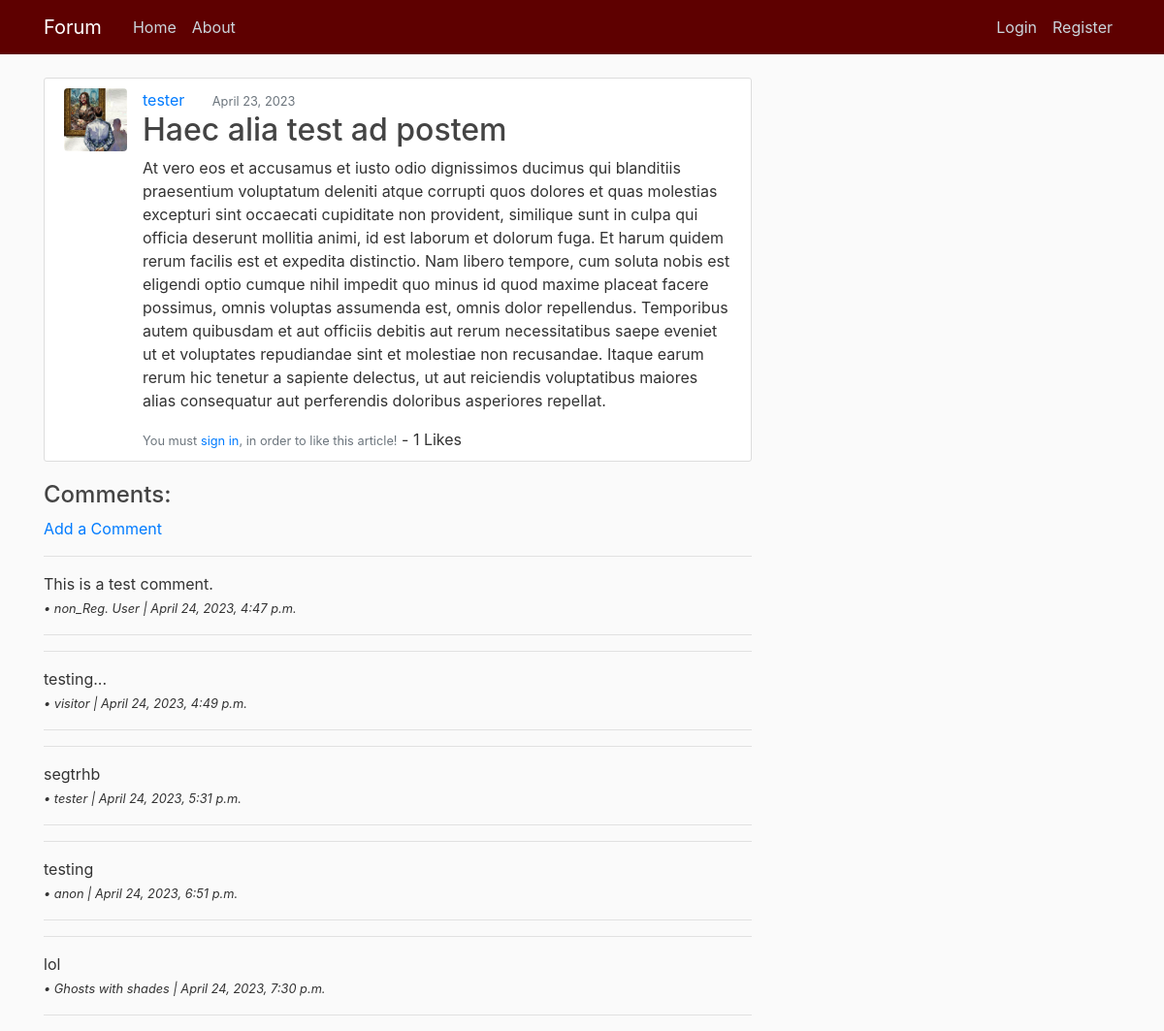
Page /post/40/ on the committed database.
### blog/models.py (models this page shows, shortened)
class Post(models.Model):
    title = models.CharField(max_length=150)                    # Title field for 150 characters
    content = models.TextField()                                # Text field
    date_posted = models.DateTimeField(default=timezone.now)    # Time Stamp for the defaults Time Zone
    author = models.ForeignKey(User, on_delete=models.CASCADE)  # User if User gets delete, so are its Posts
    likes = models.ManyToManyField(User, related_name='posts')
    def total_likes(self):
        return self.likes.count()

class Comment(models.Model):
    post = models.ForeignKey(Post, related_name="comments", on_delete=models.CASCADE)
    body = models.TextField()
    date_commented = models.DateTimeField(auto_now_add=True)
    name = models.CharField(max_length=50)

### users/models.py (models this page shows, shortened)
class Profile(models.Model):
    user = models.OneToOneField(User, on_delete=models.CASCADE)
    image = models.ImageField(default='default.png', upload_to='profile_img')

### blog/views.py (the view)
# urls.py: path('post/<int:pk>/', PostDetailView.as_view(), name='post-detail'),
class PostDetailView(DetailView):
    model = Post
    def get_context_data(self, *args, **kwargs):
        context = super(PostDetailView, self).get_context_data(*args, **kwargs)
        click = get_object_or_404(Post, id=self.kwargs['pk'])
        total_likes = click.total_likes()
        liked = False
        if click.likes.filter(id=self.request.user.id).exists():
            liked = True
        context["total_likes"] = total_likes
        context["liked"] = liked
        return context

### blog/templates/blog/post_detail.html (shortened to what this page needs)
{% extends "blog/base.html" %}
{% block content %}
    <article class="media content-section">
        <img class="rounded img-frame" src="{{ object.author.profile.image.url }}" alt="Users Profile image">
        <div class="media-body">
        <div class="row no-gutters">
            <div class="col-12 col-sm-6 col-md-8">
            <a class="mr-4" href="{% url 'post-user' object.author.username %}">{{ object.author }}</a>
            <small class="text-muted">{{ object.date_posted|date:"N d, Y" }}</small>
        </div>
        <h2 class="article-title">{{ object.title }}</h2>
        <p class="article-content">{{ object.content }}</p>
        </div>
        <form action="{% url 'like-post' post.pk %}" method="POST">
            {% if user.is_authenticated %}
                {% if liked %}
                    <button class="btn btn-outline-info" type="submit" name="post_id" value="{{ post.id }}">Like</button>
                {% else %}
                    <button class="btn btn-outline-info" type="submit" name="post_id" value="{{ post.id }}">Like</button>
                {% endif %}
            {% else %}
            <small class="text-muted">You must <a href="{% url 'login' %}">sign in</a>, in order to like this article!</small>
            {% endif %}
                - {{ total_likes }} Likes
        </form>
    </article>
    <section>
        <h4>Comments:</h4>
        {% if not post.comments.all %}
            <em>No Comments...</em>
            <br>
            <a href="{% url 'post-comment' post.pk %}">Add a Comment</a>
        {% else %}
            <a href="{% url 'post-comment' post.pk %}">Add a Comment</a>
                {% for comment in post.comments.all %}
                <hr>
                {{ comment.body}}
                <br>
                <small>
                    <em>• {{ comment.name }} | {{ comment.date_commented}}</em>
                </small>
                <hr>
            {% endfor %}
        {% endif %}
    </section>
{% endblock %}

### blog/static/css/style.css (style rules this page uses)
body { background: #fafafa; color: #333333; margin-top: 5rem; }
h1, h2, h3, h4, h5, h6 { color: #444444; }
.content-section { background: #ffffff; padding: 10px 20px; border: 1px solid #dddddd; border-radius: 3px; margin-bottom: 20px; }
.article-title { color: #444444; }
.article-content { white-space: pre-line; }
.img-frame { height: 65px; width: 65px; margin-right: 16px; }

### rows in the picture
Post: author.profile.image (placeholder picture), author "tester", date_posted "April 23, 2023", title "Haec alia test ad postem", content "At vero eos et accusamus et iusto odio dignissimos ducimus qui blanditiis praesentium voluptatum deleniti atque corrupti quos dolores et quas molestias excepturi sint occaecati cupiditate non provident, similique sunt in culpa qui officia deserunt mollitia animi, id est laborum et dolorum fuga. Et harum quidem rerum facilis est et expedita distinctio. Nam libero tempore, cum soluta nobis est eligendi optio cumque nihil impedit quo minus id quod maxime placeat facere possimus, omnis voluptas assumenda est, omnis dolor repellendus. Temporibus autem quibusdam et aut officiis debitis aut rerum necessitatibus saepe eveniet ut et voluptates repudiandae sint et molestiae non recusandae. Itaque…"
Comment: body "This is a test comment.", name "non_Reg. User", date_commented "April 24, 2023, 4:47 p.m."
Comment: body "testing...", name "visitor", date_commented "April 24, 2023, 4:49 p.m."
Comment: body "segtrhb", name "tester", date_commented "April 24, 2023, 5:31 p.m."
Comment: body "testing", name "anon", date_commented "April 24, 2023, 6:51 p.m."
Comment: body "lol", name "Ghosts with shades", date_commented "April 24, 2023, 7:30 p.m."

### other values in the picture
{{ total_likes }} "1"
